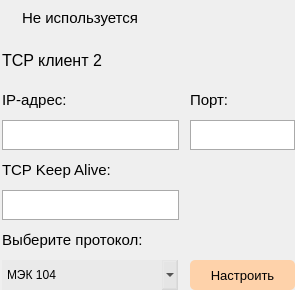
       <widget class="QFrame" name="frame_22">
        <property name="geometry">
         <rect>
          <x>370</x>
          <y>70</y>
          <width>295</width>
          <height>290</height>
         </rect>
        </property>
        <property name="styleSheet">
         <string notr="true">QFrame { border: none; }</string>
        </property>
        <property name="frameShape">
         <enum>QFrame::StyledPanel</enum>
        </property>
        <property name="frameShadow">
         <enum>QFrame::Raised</enum>
        </property>
        <widget class="QLabel" name="label_23">
         <property name="geometry">
          <rect>
           <x>2</x>
           <y>40</y>
           <width>176</width>
           <height>40</height>
          </rect>
         </property>
         <property name="font">
          <font>
           <pointsize>12</pointsize>
          </font>
         </property>
         <property name="styleSheet">
          <string notr="true">QLabel { border: none; }</string>
         </property>
         <property name="text">
          <string>TCP клиент 2</string>
         </property>
        </widget>
        <widget class="QFrame" name="frame_23">
         <property name="geometry">
          <rect>
           <x>2</x>
           <y>150</y>
           <width>177</width>
           <height>70</height>
          </rect>
         </property>
         <property name="styleSheet">
          <string notr="true">QFrame { border: none; }</string>
         </property>
         <property name="frameShape">
          <enum>QFrame::StyledPanel</enum>
         </property>
         <property name="frameShadow">
          <enum>QFrame::Raised</enum>
         </property>
         <widget class="QLabel" name="label_24">
          <property name="geometry">
           <rect>
            <x>0</x>
            <y>0</y>
            <width>177</width>
            <height>40</height>
           </rect>
          </property>
          <property name="font">
           <font>
            <pointsize>11</pointsize>
           </font>
          </property>
          <property name="text">
           <string>TCP Keep Alive:</string>
          </property>
         </widget>
         <widget class="QLineEdit" name="lineEdit_7">
          <property name="geometry">
           <rect>
            <x>0</x>
            <y>40</y>
            <width>177</width>
            <height>30</height>
           </rect>
          </property>
          <property name="font">
           <font>
            <pointsize>11</pointsize>
           </font>
          </property>
          <property name="styleSheet">
           <string notr="true">QLineEdit { border: 1px solid #aaaaaa; }</string>
          </property>
         </widget>
        </widget>
        <widget class="QFrame" name="frame_31">
         <property name="geometry">
          <rect>
           <x>2</x>
           <y>-2</y>
           <width>176</width>
           <height>40</height>
          </rect>
         </property>
         <property name="styleSheet">
          <string notr="true">QFrame { border: none; }</string>
         </property>
         <property name="frameShape">
          <enum>QFrame::StyledPanel</enum>
         </property>
         <property name="frameShadow">
          <enum>QFrame::Raised</enum>
         </property>
         <widget class="QCheckBox" name="checkBox_6">
          <property name="geometry">
           <rect>
            <x>0</x>
            <y>0</y>
            <width>176</width>
            <height>40</height>
           </rect>
          </property>
          <property name="font">
           <font>
            <pointsize>11</pointsize>
           </font>
          </property>
          <property name="styleSheet">
           <string notr="true">QCheckBox { border: none; background-color: transparent; }</string>
          </property>
          <property name="text">
           <string>Не используется</string>
          </property>
         </widget>
        </widget>
        <widget class="QFrame" name="frame_24">
         <property name="geometry">
          <rect>
           <x>2</x>
           <y>220</y>
           <width>176</width>
           <height>70</height>
          </rect>
         </property>
         <property name="styleSheet">
          <string notr="true">QFrame { border: none; }</string>
         </property>
         <property name="frameShape">
          <enum>QFrame::StyledPanel</enum>
         </property>
         <property name="frameShadow">
          <enum>QFrame::Raised</enum>
         </property>
         <widget class="QLabel" name="label_25">
          <property name="geometry">
           <rect>
            <x>0</x>
            <y>0</y>
            <width>176</width>
            <height>40</height>
           </rect>
          </property>
          <property name="font">
           <font>
            <pointsize>11</pointsize>
           </font>
          </property>
          <property name="text">
           <string>Выберите протокол:</string>
          </property>
         </widget>
         <widget class="QComboBox" name="comboBox_4">
          <property name="geometry">
           <rect>
            <x>0</x>
            <y>40</y>
            <width>176</width>
            <height>30</height>
           </rect>
          </property>
          <property name="font">
           <font>
            <pointsize>9</pointsize>
           </font>
          </property>
          <property name="styleSheet">
           <string notr="true">QComboBox {
	background-color: rgba(196, 196, 196, 30);
	border: none;
}
</string>
          </property>
          <property name="editable">
           <bool>false</bool>
          </property>
          <item>
           <property name="text">
            <string>МЭК 104</string>
           </property>
          </item>
          <item>
           <property name="text">
            <string>61850</string>
           </property>
          </item>
         </widget>
        </widget>
        <widget class="QFrame" name="frame_25">
         <property name="geometry">
          <rect>
           <x>2</x>
           <y>80</y>
           <width>177</width>
           <height>70</height>
          </rect>
         </property>
         <property name="styleSheet">
          <string notr="true">QFrame { border: none; }</string>
         </property>
         <property name="frameShape">
          <enum>QFrame::StyledPanel</enum>
         </property>
         <property name="frameShadow">
          <enum>QFrame::Raised</enum>
         </property>
         <widget class="QLabel" name="label_26">
          <property name="geometry">
           <rect>
            <x>0</x>
            <y>0</y>
            <width>177</width>
            <height>40</height>
           </rect>
          </property>
          <property name="font">
           <font>
            <pointsize>11</pointsize>
           </font>
          </property>
          <property name="text">
           <string>IP-адрес:</string>
          </property>
         </widget>
         <widget class="QLineEdit" name="lineEdit_8">
          <property name="geometry">
           <rect>
            <x>0</x>
            <y>40</y>
            <width>177</width>
            <height>30</height>
           </rect>
          </property>
          <property name="font">
           <font>
            <pointsize>11</pointsize>
           </font>
          </property>
          <property name="styleSheet">
           <string notr="true">QLineEdit { border: 1px solid #aaaaaa; }</string>
          </property>
         </widget>
        </widget>
        <widget class="QPushButton" name="pushButton_16">
         <property name="geometry">
          <rect>
           <x>190</x>
           <y>260</y>
           <width>105</width>
           <height>30</height>
          </rect>
         </property>
         <property name="font">
          <font>
           <pointsize>10</pointsize>
          </font>
         </property>
         <property name="cursor">
          <cursorShape>PointingHandCursor</cursorShape>
         </property>
         <property name="styleSheet">
          <string notr="true">QPushButton {
	background-color: #FED2AA;
	border: none;
	border-radius: 5px;
}</string>
         </property>
         <property name="text">
          <string>Настроить</string>
         </property>
        </widget>
        <widget class="QFrame" name="frame_26">
         <property name="geometry">
          <rect>
           <x>190</x>
           <y>80</y>
           <width>105</width>
           <height>70</height>
          </rect>
         </property>
         <property name="styleSheet">
          <string notr="true">QFrame { border: none; }</string>
         </property>
         <property name="frameShape">
          <enum>QFrame::StyledPanel</enum>
         </property>
         <property name="frameShadow">
          <enum>QFrame::Raised</enum>
         </property>
         <widget class="QLabel" name="label_27">
          <property name="geometry">
           <rect>
            <x>0</x>
            <y>0</y>
            <width>105</width>
            <height>40</height>
           </rect>
          </property>
          <property name="font">
           <font>
            <pointsize>11</pointsize>
           </font>
          </property>
          <property name="text">
           <string>Порт:</string>
          </property>
         </widget>
         <widget class="QLineEdit" name="lineEdit_9">
          <property name="geometry">
           <rect>
            <x>0</x>
            <y>40</y>
            <width>105</width>
            <height>30</height>
           </rect>
          </property>
          <property name="font">
           <font>
            <pointsize>11</pointsize>
           </font>
          </property>
          <property name="styleSheet">
           <string notr="true">QLineEdit { border: 1px solid #aaaaaa; }</string>
          </property>
          <property name="text">
           <string/>
          </property>
         </widget>
        </widget>
       </widget>
